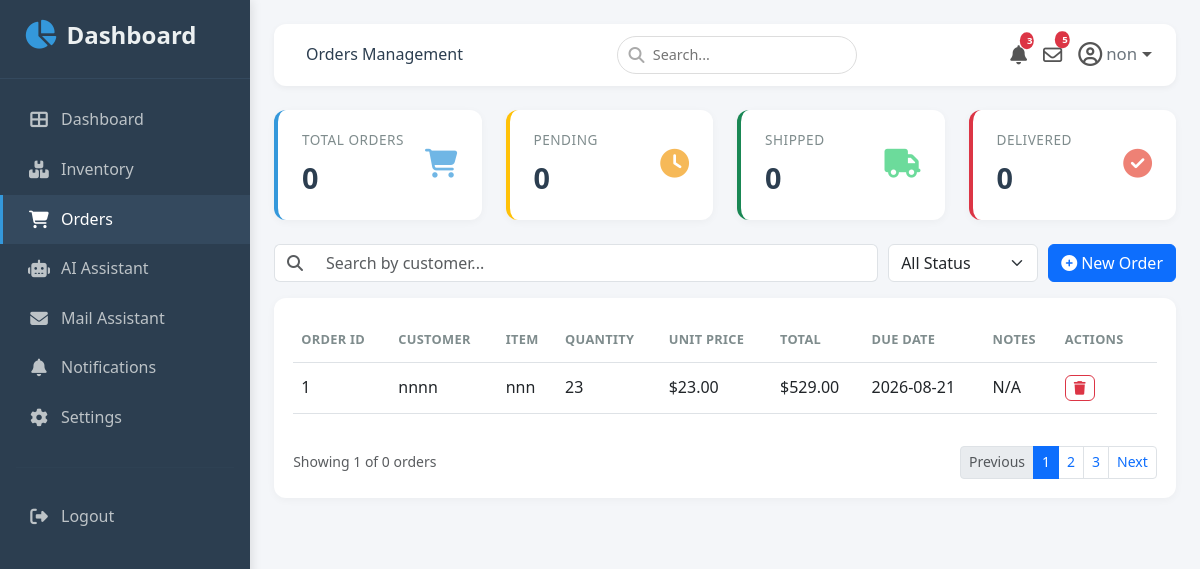
Page /orders (signed in) on the committed database.
### app.py (models this page shows, shortened)
class User(UserMixin, db.Model):
    id            = db.Column(db.Integer, primary_key=True)
    username      = db.Column(db.String(80), unique=True, nullable=False)
    password_hash = db.Column(db.String(200), nullable=False)

class Order(db.Model):
    id            = db.Column(db.Integer, primary_key=True)
    customer_name = db.Column(db.String(100), nullable=False)
    inventory_item_id = db.Column(db.Integer, nullable=False)
    quantity_item = db.Column(db.Integer, nullable=False)
    unit_price = db.Column(db.Float, nullable=False)
    due_date = db.Column(db.DateTime, nullable=True)
    user_id = db.Column(db.Integer, db.ForeignKey('user.id'), nullable=False)
    notes = db.Column(db.Text)

class Data(db.Model):
    id            = db.Column(db.Integer, primary_key=True)
    name = db.Column(db.String(100), nullable=False)
    price = db.Column(db.Integer, nullable=False)
    quantity = db.Column(db.Integer, nullable=False)
    user_id = db.Column(db.Integer, db.ForeignKey('user.id'), nullable=False)

### app.py (the view, shortened to what this page needs)
@app.route('/orders', methods=['GET', 'POST'])
@login_required
def orders():
    orders_data = Order.query.filter_by(user_id=current_user.id).all()
    inventory_items = Data.query.filter_by(user_id=current_user.id).all()
    return render_template(
        'Orders.html',
        orders=orders_data,
        machines=inventory_items
    )

### app.py (called while the page is built)
@login_manager.user_loader
def load_user(user_id):
    return User.query.get(int(user_id))

### templates/Orders.html (shortened to what this page needs)
{% extends "base.html" %}
{% block page_title %}Orders Management{% endblock %}
{% block content %}
<div class="row g-4 mb-4">
  <div class="col-md-3 col-6">
    <div class="stat-card">
      <div class="d-flex justify-content-between align-items-center">
        <div>
          <p class="stat-label">Total Orders</p>
          <p class="stat-number">{{ total_orders|default(0) }}</p>
        </div>
        <i class="fas fa-shopping-cart stat-icon"></i>
      </div>
    </div>
  </div>
  <div class="col-md-3 col-6">
    <div class="stat-card border-warning">
      <div class="d-flex justify-content-between align-items-center">
        <div>
          <p class="stat-label">Pending</p>
          <p class="stat-number">{{ pending_orders|default(0) }}</p>
        </div>
        <i class="fas fa-clock stat-icon warning"></i>
      </div>
    </div>
  </div>
  <div class="col-md-3 col-6">
    <div class="stat-card border-success">
      <div class="d-flex justify-content-between align-items-center">
        <div>
          <p class="stat-label">Shipped</p>
          <p class="stat-number">{{ shipped_orders|default(0) }}</p>
        </div>
        <i class="fas fa-truck stat-icon success"></i>
      </div>
    </div>
  </div>
  <div class="col-md-3 col-6">
    <div class="stat-card border-danger">
      <div class="d-flex justify-content-between align-items-center">
        <div>
          <p class="stat-label">Delivered</p>
          <p class="stat-number">{{ delivered_orders|default(0) }}</p>
        </div>
        <i class="fas fa-check-circle stat-icon danger"></i>
      </div>
    </div>
  </div>
</div>
<div class="search-filter-bar">
  <div class="search-input">
    <div class="input-group">
      <span class="input-group-text bg-white border-end-0"><i class="fas fa-search text-muted"></i></span>
      <input type="text" class="form-control border-start-0" placeholder="Search by customer..." id="tableSearch">
    </div>
  </div>
  <div class="filter-select">
    <select class="form-select" id="statusFilter">
      <option value="">All Status</option>
    </select>
  </div>
  <div class="ms-auto">
    <button class="btn btn-primary" data-bs-toggle="modal" data-bs-target="#addOrderModal">
      <i class="fas fa-plus-circle me-1"></i>New Order
    </button>
  </div>
</div>
<div class="table-container">
  <div class="table-responsive">
    <table class="table table-hover align-middle" id="ordersTable">
      <thead>
        <tr>
          <th>Order ID</th>
          <th>Customer</th>
          <th>Item</th>
          <th>Quantity</th>
          <th>Unit Price</th>
          <th>Total</th>
          <th>Due Date</th>
          <th>Notes</th>
          <th style="width: 100px;">Actions</th>
        </tr>
      </thead>
      <tbody id="ordersTableBody">
        {% for order in orders %}
        <tr>
          <td>{{ order.id }}</td>
          <td>{{ order.customer_name }}</td>
          <td>
            {% for item in machines %}
              {% if item.id == order.inventory_item_id %}
                {{ item.name }}
              {% endif %}
            {% endfor %}
          </td>
          <td>{{ order.quantity_item }}</td>
          <td>${{ "%.2f"|format(order.unit_price) }}</td>
          <td>${{ "%.2f"|format(order.quantity_item * order.unit_price) }}</td>
          <td>{{ order.due_date.strftime('%Y-%m-%d') if order.due_date else 'N/A' }}</td>
          <td>{{ order.notes[:50] + '...' if order.notes and order.notes|length > 50 else order.notes or 'N/A' }}</td>
          <td>
            <button class="btn btn-sm btn-outline-danger action-btn delete-btn" data-id="{{ order.id }}" title="Delete">
              <i class="fas fa-trash"></i>
            </button>
          </td>
        </tr>
        {% else %}
        <tr>
          <td colspan="9" class="text-center py-4 text-muted">No orders found.</td>
        </tr>
        {% endfor %}
      </tbody>
    </table>
  </div>
  <div class="pagination-bar">
    <div class="text-muted small">
      Showing {{ orders|length if orders else 0 }} of {{ total_orders|default(0) }} orders
    </div>
    <nav>
      <ul class="pagination pagination-sm">
        <li class="page-item disabled"><a class="page-link" href="#">Previous</a></li>
        <li class="page-item active"><a class="page-link" href="#">1</a></li>
        <li class="page-item"><a class="page-link" href="#">2</a></li>
        <li class="page-item"><a class="page-link" href="#">3</a></li>
        <li class="page-item"><a class="page-link" href="#">Next</a></li>
      </ul>
    </nav>
  </div>
</div>
{% endblock %}

### templates/base.html (shortened to what this page needs)
<!DOCTYPE html>
<html lang="en">
<head>
  <link href="https://cdn.jsdelivr.net/npm/bootstrap@5.3.0/dist/css/bootstrap.min.css" rel="stylesheet">
  <link rel="stylesheet" href="https://cdnjs.cloudflare.com/ajax/libs/font-awesome/6.4.0/css/all.min.css">
  <link rel="stylesheet" href="{{ url_for('static', filename='style.css') }}">
</head>
<body>
  <nav class="sidebar" id="sidebar">
    <div class="brand">
      <i class="fas fa-chart-pie"></i> Dashboard
    </div>
    <ul class="nav flex-column">
      <li class="nav-item">
        <a class="nav-link {% if request.endpoint == 'dashboard' %}active{% endif %}"
           href="{{ url_for('dashboard') }}">
          <i class="fas fa-th-large"></i> Dashboard
        </a>
      </li>
      <li class="nav-item">
        <a class="nav-link {% if request.endpoint == 'Machines' %}active{% endif %}"
           href="{{ url_for('Machines') }}">
          <i class="fas fa-boxes"></i> Inventory
        </a>
      </li>
      <li class="nav-item">
        <a class="nav-link {% if request.endpoint == 'orders' %}active{% endif %}"
           href="{{ url_for('orders') }}">
          <i class="fas fa-shopping-cart"></i> Orders
        </a>
      </li>
      <li class="nav-item">
        <a class="nav-link {% if request.endpoint == 'Ai_assistant' %}active{% endif %}"
           href="{{ url_for('Ai_assistant') }}">
          <i class="fas fa-robot"></i> AI Assistant
        </a>
      </li>
      <li class="nav-item">
        <a class="nav-link {% if request.endpoint == 'ai_mail_assistant' %}active{% endif %}"
           href="{{ url_for('ai_mail_assistant') }}">
          <i class="fas fa-envelope"></i> Mail Assistant
        </a>
      </li>
      <li class="nav-item">
        <a class="nav-link {% if request.endpoint == 'notifications' %}active{% endif %}"
           href="{{ url_for('notifications') }}">
          <i class="fas fa-bell"></i> Notifications
        </a>
      </li>
      <li class="nav-item">
        <a class="nav-link" href="{{ url_for('settings') }}"><i class="fas fa-cog"></i> Settings</a>
      </li>
    </ul>
    <hr style="border-color:#34495e; margin: 1.5rem 1rem;">
    <ul class="nav flex-column">
      <li class="nav-item">
        <a class="nav-link" href="{{ url_for('logout') }}"><i class="fas fa-sign-out-alt"></i> Logout</a>
      </li>
    </ul>
  </nav>
  <div class="main-content">
    <div class="top-navbar">
      <div>
        <span class="ms-2 d-none d-sm-inline">{% block page_title %}Dashboard{% endblock %}</span>
      </div>
      <div class="search-box d-none d-md-block">
        <i class="fas fa-search"></i>
        <input type="text" placeholder="Search...">
      </div>
      <div class="nav-icons d-flex align-items-center">
        <div class="dropdown me-2">
          <a href="{{ url_for('notifications') }}" class="text-decoration-none position-relative" id="notificationDropdown" role="button" data-bs-toggle="dropdown" aria-expanded="false">
            <i class="fas fa-bell" style="font-size: 1.2rem;"></i>
            <span class="badge bg-danger position-absolute top-0 start-100 translate-middle" id="navNotifCount" style="font-size: 0.6rem; padding: 0.25rem 0.45rem;">12</span>
          </a>
        </div>
        <a href="{{ url_for('ai_mail_assistant') }}" class="text-decoration-none me-2 position-relative">
          <i class="far fa-envelope" style="font-size: 1.2rem;"></i>
          <span class="badge bg-danger position-absolute top-0 start-100 translate-middle" style="font-size: 0.6rem; padding: 0.25rem 0.45rem;">5</span>
        </a>
        <div class="dropdown">
          <a href="#" class="text-decoration-none dropdown-toggle d-flex align-items-center"
             id="userDropdown" role="button" data-bs-toggle="dropdown" aria-expanded="false">
            <i class="far fa-user-circle fa-lg"></i>
            <span class="ms-1 d-none d-md-inline small text-secondary">
              {{ current_user.username if current_user.is_authenticated else 'Admin' }}
            </span>
          </a>
        </div>
      </div>
    </div>
    {% block content %}{% endblock %}
</body>
</html>

### static/style.css (style rules this page uses)
* { margin: 0; padding: 0; box-sizing: border-box; }
body { background-color: #f4f6f9; font-family: 'Segoe UI', Tahoma, Geneva, Verdana, sans-serif; color: #2c3e50; line-height: 1.6; }
a { text-decoration: none; color: inherit; }
.sidebar { position: fixed; top: 0; left: 0; height: 100vh; width: 250px; background-color: #2c3e50; color: #ecf0f1; transition: transform 0.3s ease; z-index: 1050; padding: 1rem 0; overflow-y: auto; box-shadow: 2px 0 10px rgba(0, 0, 0, 0.1); }
.sidebar .brand { font-size: 1.5rem; font-weight: 600; padding: 0 1.5rem 1.5rem 1.5rem; border-bottom: 1px solid #34495e; margin-bottom: 1rem; display: flex; align-items: center; gap: 10px; }
.sidebar .brand i { color: #3498db; font-size: 1.8rem; }
.sidebar .nav-link { color: #bdc3c7; padding: 0.75rem 1.5rem; border-left: 3px solid transparent; transition: all 0.2s ease; display: flex; align-items: center; gap: 10px; }
.sidebar .nav-link.active { color: #fff; background-color: #34495e; border-left-color: #3498db; }
.sidebar .nav-link i { width: 24px; text-align: center; font-size: 1.1rem; }
.sidebar hr { border-color: #34495e; margin: 1.5rem 1rem; }
.main-content { margin-left: 250px; padding: 1.5rem; min-height: 100vh; transition: margin-left 0.3s ease; }
.top-navbar { background: #fff; border-radius: 12px; padding: 0.75rem 1.5rem; box-shadow: 0 2px 6px rgba(0, 0, 0, 0.05); margin-bottom: 1.5rem; display: flex; align-items: center; justify-content: space-between; }
.top-navbar .search-box { position: relative; }
.top-navbar .search-box input { border-radius: 30px; border: 1px solid #ddd; padding: 0.4rem 1rem 0.4rem 2.2rem; font-size: 0.9rem; width: 240px; transition: border 0.2s ease; }
.top-navbar .search-box i { position: absolute; left: 12px; top: 50%; transform: translateY(-50%); color: #aaa; }
.nav-icons { display: flex; align-items: center; gap: 0.5rem; }
.nav-icons a { color: #555; font-size: 1.2rem; position: relative; transition: color 0.2s ease; }
.nav-icons a .badge { position: absolute; top: -6px; right: -8px; font-size: 0.6rem; padding: 0.25rem 0.45rem; background: #e74c3c; color: #fff; border-radius: 50%; }
.stat-card { background: #fff; border-radius: 12px; padding: 1.2rem 1.5rem; box-shadow: 0 2px 8px rgba(0, 0, 0, 0.04); border-left: 4px solid #3498db; height: 100%; transition: all 0.3s ease; }
.stat-card .stat-icon { font-size: 1.8rem; color: #3498db; opacity: 0.7; }
.stat-card .stat-number { font-size: 1.8rem; font-weight: 600; margin-bottom: 0; }
.stat-card .stat-label { color: #7f8c8d; font-size: 0.85rem; text-transform: uppercase; letter-spacing: 0.5px; margin-bottom: 0.25rem; }
.stat-card.border-warning { border-left-color: #f39c12; }
.stat-card.border-success { border-left-color: #2ecc71; }
.stat-card.border-danger { border-left-color: #e74c3c; }
.stat-card .stat-icon.warning { color: #f39c12; }
.stat-card .stat-icon.success { color: #2ecc71; }
.stat-card .stat-icon.danger { color: #e74c3c; }
.search-filter-bar { display: flex; flex-wrap: wrap; gap: 10px; align-items: center; margin-bottom: 1rem; }
.search-filter-bar .search-input { flex: 1 1 250px; }
.search-filter-bar .filter-select { flex: 0 1 150px; }
.table-container { background: #fff; border-radius: 12px; padding: 1.2rem; box-shadow: 0 2px 8px rgba(0, 0, 0, 0.04); }
.table-container .table th { border-top: none; color: #7f8c8d; font-weight: 600; font-size: 0.8rem; text-transform: uppercase; letter-spacing: 0.3px; padding: 0.75rem 0.5rem; }
.table-container .table td { vertical-align: middle; padding: 0.75rem 0.5rem; }
.action-btn { padding: 0.15rem 0.5rem; font-size: 0.8rem; border-radius: 6px; transition: all 0.2s ease; }
.action-btn .fas { font-size: 0.85rem; }
.pagination-bar { display: flex; justify-content: space-between; align-items: center; margin-top: 1rem; flex-wrap: wrap; gap: 0.5rem; }
.pagination-bar .pagination { margin: 0; }

### rows in the picture
User: username "non"
Order: id "1", customer_name "nnnn", quantity_item "23", unit_price "23.00", order.quantity_item*order.unit_price "529.00", due_date "2026-08-21", notes "N/A"
Data: name "nnn"

### other values in the picture
{{ total_orders|default(0) }} "0"
{{ pending_orders|default(0) }} "0"
{{ shipped_orders|default(0) }} "0"
{{ delivered_orders|default(0) }} "0"
{{ orders|length if orders else 0 }} "1"
